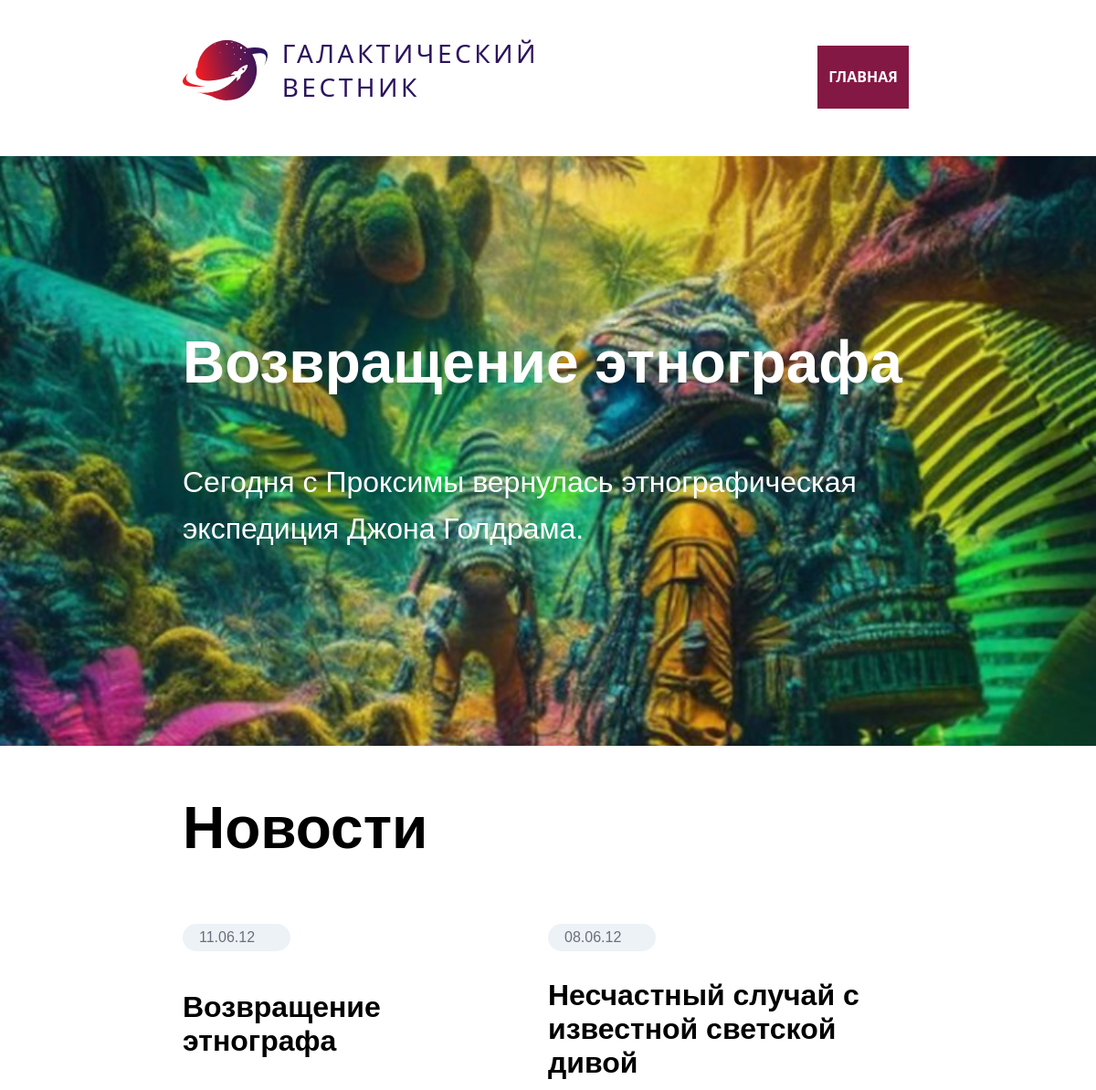
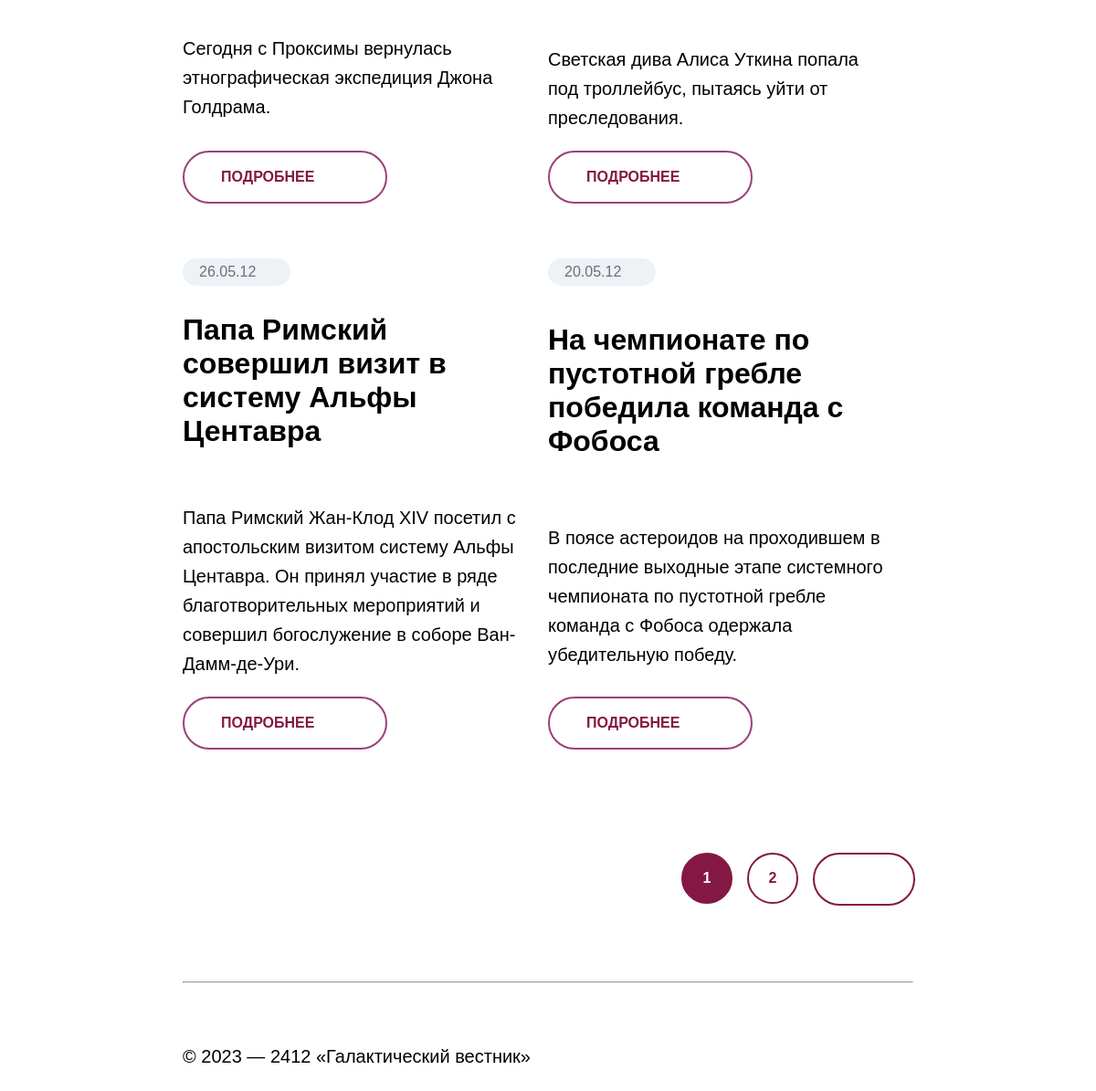
The page / on the database its author committed (2 pictures, top to bottom).
### tables this page shows
CREATE TABLE `news` (
  `id` int(11) unsigned NOT NULL AUTO_INCREMENT,
  `date` datetime NULL DEFAULT NULL,
  `title` varchar(250) NOT NULL DEFAULT '',
  `announce` text NULL DEFAULT NULL,
  `content` text NULL DEFAULT NULL,
  `image` varchar(250) NOT NULL DEFAULT '',
  PRIMARY KEY (`id`),
  KEY `id` (`id`),

  KEY `idx_news_date` (`date`));

### menu.php (called while the page is built)
<?php
$arr = [
	"Index" => [
		"title" => "Главная",
		"url" => "/news/"
	],
	"News" => [
		"title" => "Новости",
		"url" => "/news/"
	],
]
?>

### App/DB.php (called while the page is built, shortened)
<?php
class DB
{
	public static function connectDb()
	{
		$host = 'localhost';
		$dbname = 'workspace__test';
		$dbuser = 'root';
		$dbpassword = 'root';
		try {
			$db = new \PDO("mysql:host=$host;dbname=$dbname;charset=utf8;", $dbuser, $dbpassword);
		} catch (PDOException $error) {
			die("Could not connect to the database $dbname :" . $error->getMessage());
		}
		return $db;
	}
}

### App/Models/NewsModel.php (called while the page is built, shortened)
<?php
class NewsModel
{
	public static function getCount()
	{
		$resCount = DB::connectDb()->query("SELECT COUNT(*) FROM news");
		return $resCount;
	}
	public static function getList($offset, $limit)
	{
		$query = DB::connectDb()->query("SELECT *,DATE_FORMAT(date,'%d.%m.%y') dt FROM news ORDER BY date DESC LIMIT $offset, $limit");
		return $query;
	}
}

### App/Controllers/NewsController.php (called while the page is built, shortened)
<?php
class NewsController
{
    public static function fetchData($number, $limit)
    {
        $numPage = NewsModel::getCount();
        $query = NewsModel::getList($number, $limit);
        $resi = NewsModel::getList($number, 1);
        $array = [
            'numPage' => $numPage,
            'query' => $query,
            'resi' => $resi,
        ];
        return $array;
    }
}

### index.php (the view, shortened to what this page needs)
<?php
$code = "Index";
$limit = 4;
if (isset($_GET['page'])) {
	$page = $_GET['page'];
} else {
	$page = 1;
}
$number = ($page * $limit) - $limit;
extract(NewsController::fetchData($number, $limit));
$row = $numPage->fetch();
$total = $row[0];
$numPage = ceil($total / $limit);
include_once("views/header.php");
?>
<main class="main_index">
    <section class="hero_section">
        <?php while($rowi = $resi->fetch()) { ?>
        <div class="hero_image">
            <img src="/image/<?= $rowi['image']; ?>" alt="hero_image">
        </div>
        <div class="hero_text">
            <h1 class="hero_h1"><?= $rowi['title']; ?></h1>
            <p class="hero_p"><?= $rowi['announce']; ?></p>
        </div>
        <?php } ?>
    </section>
    <section class="news_title">
        <h2 class="news_title_h2">
            Новости
        </h2>
    </section>
    <section class="news_block">
        <?php while($article = $query->fetch()) { ?>
        <div class="news">
            <div class="data_news"><?= $article["dt"]; ?></div>
            <div class="title_news"><?= $article["title"]; ?></div>
            <div class="announce_news"><?= $article["announce"]; ?></div>
            <a href="/news/<?= $article['id']; ?>/" class="a_style_button">
                <div class="button_news">
                    Подробнее<div class="arrow_button"></div>
                </div>
            </a>
        </div>
        <?php } ?>
    </section>
    <section class="pagination">
        <ul class="pagination_item">
            <?php
            include('Pagination.php');
            if (empty($_GET['page']) || ($_GET['page'] <= 0)) {
                $page = 1;
            } else {
                $page = (int) $_GET['page'];
            }
            $link = "/news/page-";
            Pagination::Navigation($page, $numPage, 2, $link);
            ?>
        </ul>
    </section>
</main>
<?php
include_once("views/footer.php");
?>

### views/header.php (shortened to what this page needs)
<!DOCTYPE html>
<html lang="en">
<head>
    <link rel="stylesheet" href="/css/index.css">
    <link rel="stylesheet" href="/css/indexmobile.css">
    <link rel="stylesheet" href="/css/headermobile.css">
    <link rel="stylesheet" href="/css/footermobile.css">
    <link rel="stylesheet" href="/css/page.css">
    <link rel="stylesheet" href="/css/pagemobile.css">
</head>
<body>
<header>
    <a href="/news/" class="header_a">
        <div class="logotype">
            <img src="/img/logo.svg" alt="logo" class="logo_image">
            <p class="text_logo">Галактический<br>вестник</p>
        </div>
    </a>
    <div class="navigation">
        <ul class="header_item">
            <?php
            include_once("menu.php");
            foreach ($arr as $key => $value) {
                $pageName = $value["title"];
                $url = $value["url"];
                if ($key == $code) { ?>
                    <li class="header_list active">
                        <a href="<?= $url ?>" class="header_a">
                            <h4><?= $pageName ?></h4>
                        </a>
                    </li>
                <?php
                }
            }
            ?>
        </ul>
    </div>
</header>

### Pagination.php (shortened to what this page needs)
<?php
class Pagination
{
    public static function Navigation($page, $numPage, $showCount, $link)
    {
        $begin = $page - intval($showCount / 2);
            ?> <a class="pagination_list_1" href="<?= $link; ?>1/"> <div class="arrow_first_page"></div> </a> <?php
        for ($j = 0; $j <= $showCount; $j++) {
            $i = $begin + $j;
            if ($i < 1) {
                continue;
            }
            if ($i == $page) {
                ?> <a class="pagination_list active" ><b><?= $i; ?></b></a> <?php
            } else {
                ?> <a class="pagination_list" href="<?= $link; ?><?= $i; ?>/"><?= $i; ?></a> <?php
            }
        }
        if ($begin + $showCount <= $numPage) {
            ?> <a class="pagination_list_1" href="<?= $link; ?><?= $numPage; ?>/"> <div class="arrow_last_page"></div> </a> <?php
        }
        return true;
    }
}

### views/footer.php
<footer>
    <hr class="hr_footer">
    <p class="footer_text">© 2023 — 2412 «Галактический вестник»</p>
</footer>
</body>
</html>

### css/page.css (style rules this page uses)
a { color: #6c6e7b; text-decoration: none; }
a { text-decoration: none; }

### rows shown on the page
news: image (picture), title "Возвращение этнографа", announce "Сегодня с Проксимы вернулась этнографическая экспедиция Джона Голдрама.", dt "11.06.12"
news: dt "08.06.12", title "Несчастный случай с известной светской дивой", announce "Светская дива Алиса Уткина попала под троллейбус, пытаясь уйти от преследования."
news: dt "26.05.12", title "Папа Римский совершил визит в систему Альфы Центавра", announce "Папа Римский Жан-Клод XIV посетил с апостольским визитом систему Альфы Центавра. Он принял участие в ряде благотворительных мероприятий и совершил богослужение в соборе Ван-Дамм-де-Ури."
news: dt "20.05.12", title "На чемпионате по пустотной гребле победила команда с Фобоса", announce "В поясе астероидов на проходившем в последние выходные этапе системного чемпионата по пустотной гребле команда с Фобоса одержала убедительную победу.", id "1", id "2"

### other values the page prints
$pageName "ГЛАВНАЯ"
